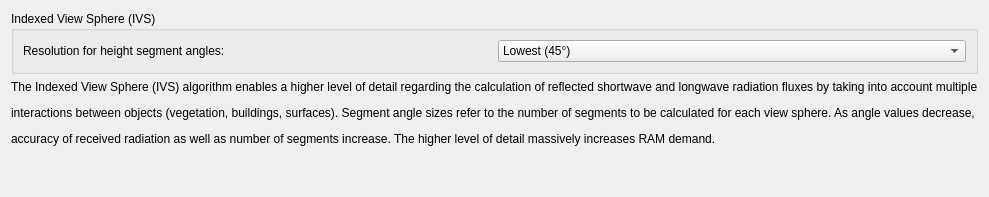
             <widget class="QWidget" name="tab_Radiation">
              <attribute name="title">
               <string>Radiation Settings</string>
              </attribute>
              <layout class="QGridLayout" name="gridLayout_82">
               <item row="0" column="0" colspan="2">
                <widget class="QGroupBox" name="gb_IVS">
                 <property name="title">
                  <string>Indexed View Sphere (IVS)</string>
                 </property>
                 <layout class="QGridLayout" name="gridLayout_44">
                  <item row="1" column="0">
                   <widget class="QLabel" name="label_97">
                    <property name="text">
                     <string>Resolution for height segment angles:</string>
                    </property>
                   </widget>
                  </item>
                  <item row="1" column="1">
                   <widget class="QComboBox" name="cb_resIVS">
                    <property name="currentIndex">
                     <number>1</number>
                    </property>
                    <item>
                     <property name="text">
                      <string>Off</string>
                     </property>
                    </item>
                    <item>
                     <property name="text">
                      <string>Lowest (45°)</string>
                     </property>
                    </item>
                    <item>
                     <property name="text">
                      <string>Low (30°)</string>
                     </property>
                    </item>
                    <item>
                     <property name="text">
                      <string>Medium (15°)</string>
                     </property>
                    </item>
                    <item>
                     <property name="text">
                      <string>High (10°)</string>
                     </property>
                    </item>
                    <item>
                     <property name="text">
                      <string>Very High (5°)</string>
                     </property>
                    </item>
                    <item>
                     <property name="text">
                      <string>Ultra High (2°)</string>
                     </property>
                    </item>
                   </widget>
                  </item>
                 </layout>
                </widget>
               </item>
               <item row="2" column="1">
                <spacer name="verticalSpacer_14">
                 <property name="orientation">
                  <enum>Qt::Vertical</enum>
                 </property>
                 <property name="sizeHint" stdset="0">
                  <size>
                   <width>20</width>
                   <height>40</height>
                  </size>
                 </property>
                </spacer>
               </item>
               <item row="1" column="0" colspan="2">
                <widget class="QLabel" name="label_99">
                 <property name="text">
                  <string>&lt;html&gt;&lt;head/&gt;&lt;body&gt;&lt;p&gt;The Indexed View Sphere (IVS) algorithm enables a higher level of detail regarding the calculation of reflected shortwave and longwave radiation fluxes by taking into account multiple&lt;/p&gt;&lt;p&gt;interactions between objects (vegetation, buildings, surfaces). Segment angle sizes refer to the number of segments to be calculated for each view sphere. As angle values decrease,&lt;/p&gt;&lt;p&gt;accuracy of received radiation as well as number of segments increase. The higher level of detail massively increases RAM demand.&lt;/p&gt;&lt;/body&gt;&lt;/html&gt;</string>
                 </property>
                </widget>
               </item>
              </layout>
             </widget>
